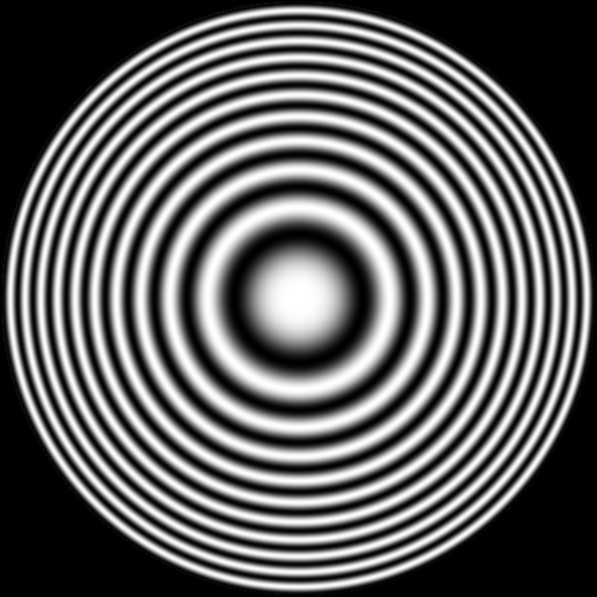
#> input picture imgs/q.1.2/zoneplate.tif, 597 x 597 px, found by its file name
$ jupyter execute '2.2 High pass filtering.ipynb'
#> lines starting #> are read from the running program, lines starting #| are printed output that depends on the picture
[cell 1]
# =========================================================================================
# ============================== Question 2.2: High pass filter ============================
# =========================================================================================
from skimage import io
import numpy as np
import matplotlib.pyplot as plt
from skimage.color import rgb2gray

[cell 2]
# reading and converting color image from RGB to grasyscale image
img = rgb2gray(io.imread(r'C:\Users\Sibusiso Mgidi\Desktop\Digital Image Processing\Assignment 1\imgs\zoneplate.tif'))
#> img is the input picture: shape (597, 597); min 0, max 255, mean 98.1

[cell 3]
# Creating a low pass filter mask
P, Q = img.shape
#> P = 597; Q = 597

# Setting up the range of variables
u = np.arange(P)
#> u = 597 values from 0 to 596
v = np.arange(Q)
#> v = 597 values from 0 to 596

# Computing indices to use in meshgrid
idx_x = np.where( u > P / 2 )
ind_y = np.where( v > Q / 2 )
u[idx_x] = u[idx_x] - P
v[idx_x] = v[idx_x] - Q

# Create a mask grid out of an image of u and v frequency.
V,U = np.meshgrid(v,u)

# Compute the distance from the center of the frequency rectangle.
D = np.sqrt(V**2+U**2)

[cell 4]
# Compute the DFT, F(u,v) of the frequency rectangle
dft = np.fft.fft2(img)
img_shift = np.real(np.fft.fftshift(dft))

# Initialize order value
n = 3

# Computing cutoff frequency
D0 = 0.05 * Q;
#> D0 = 29.85
#D0 = 70;

# Design the butterworth filter H(u,v)
bt_filter = 1/(1 + (D/D0)**(2*n))

# Compute high pass filter
highpass_filter = 1 - bt_filter

# Compute G(u,v) from butterworth filter, H(u,v) and DTF, F(u,v) : G(u,v) = H(u,v) * F(u,v)
G = highpass_filter * dft

# Compute the DFT inverse DFT in order to generate filtered image
filtered_img = np.real(np.fft.ifft2(G))
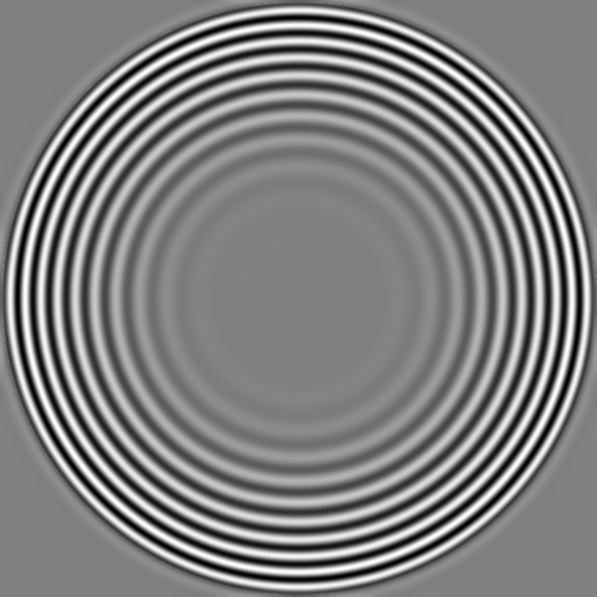
#> filtered_img: shape (597, 597) float64; min -107.9, max 104.7, mean 0; drawn with min black and max white

# Obtaining the absolute value of all each element
tranformed_img = np.abs(filtered_img)
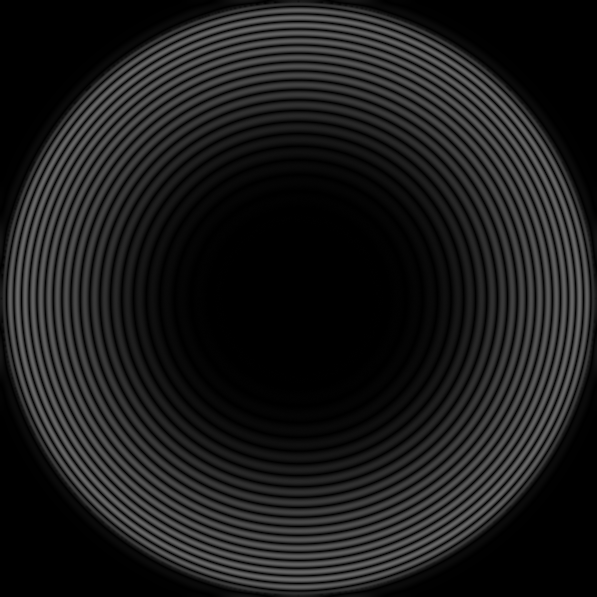
#> tranformed_img: shape (597, 597) float64; min 8.42e-11, max 107.9, mean 28

[cell 5]
# Plot the original image in comparison to the transformed image
fig = plt.figure(figsize=(20,20))

# Show original image
ax1 = fig.add_subplot(1,2,1)
ax1.set_title("Original Image")
plt.imshow(img, cmap='gray')

# Transformed image
ax2 = fig.add_subplot(1,2,2)
ax2.set_title("High Pass Filter")
plt.imshow(tranformed_img, cmap='gray')
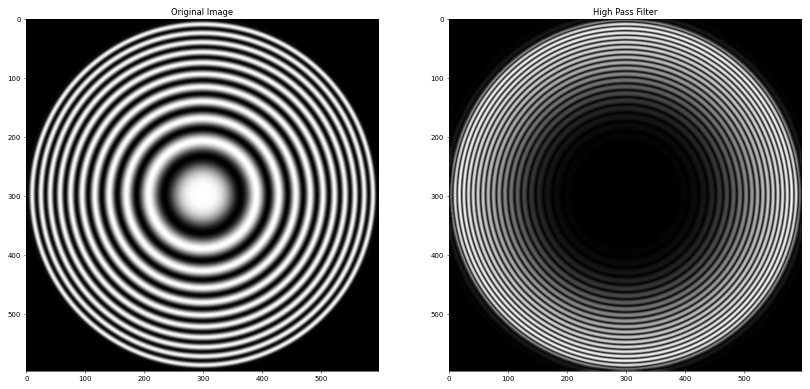
#> figure drawn by matplotlib, 2 panels

[cell 6]
# Saving the tranformed image on a local machine
io.imsave(r'C:\Users\Sibusiso Mgidi\Desktop\Digital Image Processing\Assignment 1\imgs\2_2_zoneplate_tranformed.png', np.uint8(tranformed_img))
